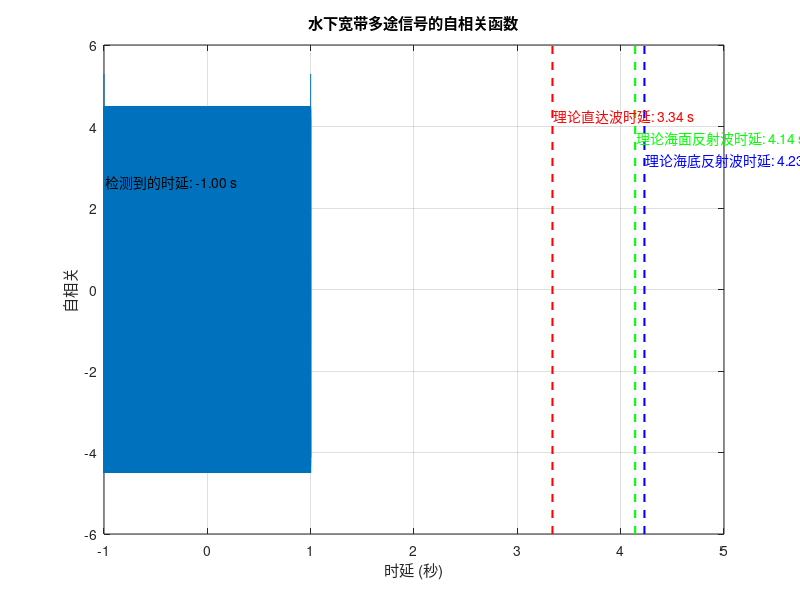

This figure's MATLAB source:
% 参数设定
Fs = 20000;                % 采样频率 20 kHz
T = 1;                     % 信号长度 1秒
t = 0:1/Fs:T-1/Fs;         % 时间向量
f = 3000;                  % 频率 3 kHz（一个示例频率，在信号频带范围内）
signal = cos(2*pi*f*t);    % 生成一个3 kHz的信号（宽带信号的一部分）

% 计算理论时延
t_direct = 3.34;           % 直达波时延 (秒)
t_surface = 4.14;          % 海面反射波时延 (秒)
t_bottom = 4.23;           % 海底反射波时延 (秒)

% 创建不同的信号：直达波、海面反射波、海底反射波
direct_signal = cos(2*pi*f*(t - t_direct));  % 直达波
surface_signal = cos(2*pi*f*(t - t_surface));% 海面反射波
bottom_signal = cos(2*pi*f*(t - t_bottom));  % 海底反射波

% 合成宽带多途信号
total_signal = signal + surface_signal + bottom_signal;

% 计算自相关函数
[acor, lag] = xcorr(total_signal, 'unbiased');  % 自相关计算

% 转换时延为秒
lag_seconds = lag / Fs;

% 绘制自相关函数
figure;
plot(lag_seconds, acor);
xlabel('时延 (秒)');
ylabel('自相关');
title('水下宽带多途信号的自相关函数');
grid on;

% 计算自相关函数的峰值位置
[~, peak_idx] = max(acor);  % 获取最大值位置
detected_delay = lag_seconds(peak_idx);  % 对应的时延值

% 在图中标出理论时延值和检测到的时延值
hold on;
plot([t_direct, t_direct], ylim, 'r--', 'LineWidth', 1.5); % 直达波理论时延
plot([t_surface, t_surface], ylim, 'g--', 'LineWidth', 1.5); % 海面反射波理论时延
plot([t_bottom, t_bottom], ylim, 'b--', 'LineWidth', 1.5);  % 海底反射波理论时延

% 标注时延
text(t_direct + 0.01, max(acor)*0.8, sprintf('理论直达波时延: %.2f s', t_direct), 'Color', 'r');
text(t_surface + 0.01, max(acor)*0.7, sprintf('理论海面反射波时延: %.2f s', t_surface), 'Color', 'g');
text(t_bottom + 0.01, max(acor)*0.6, sprintf('理论海底反射波时延: %.2f s', t_bottom), 'Color', 'b');

% 标注检测到的时延
text(detected_delay + 0.01, max(acor)*0.5, sprintf('检测到的时延: %.2f s', detected_delay), 'Color', 'k');
hold off;
